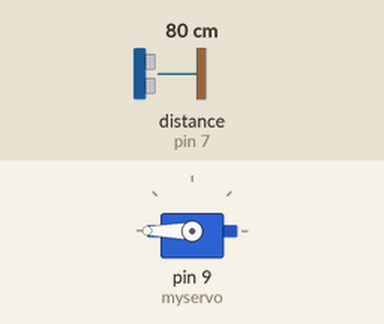
Bench run of a sketch on a simulated Arduino Uno, built with avr-gcc and run on an emulated ATmega328P. Shown: servo. Wiring (inferred from the names in the program): ultrasonic range finder: trigger pin 6; echo pin 7. The inputs (shaded band) are chosen by the test bench; at power-on: distance to the obstacle (sensor on pin 7) 80 cm. The echo pulse lasts 58.3 µs per cm; what the sketch prints to the serial monitor is not drawn.

Above: at 2.8 s.
2.9 s: distance to the obstacle (sensor on pin 7) set to 34 cm
5.6 s: distance to the obstacle (sensor on pin 7) set to 29 cm
At 7.3 s:
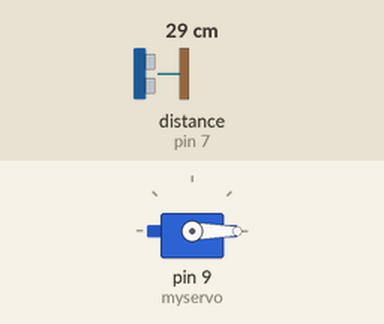
8.3 s: distance to the obstacle (sensor on pin 7) set to 35 cm
At 9.7 s:
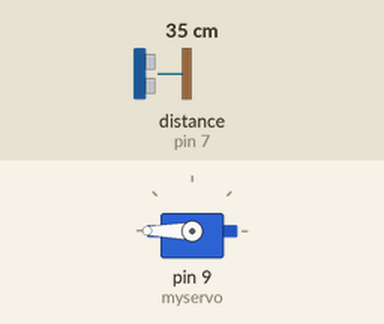
11.0 s: distance to the obstacle (sensor on pin 7) set to 2 cm
At 12.8 s:
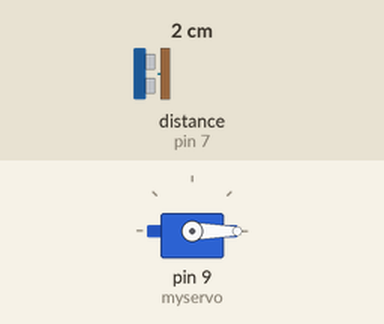
Timing chart, 0 to 14.3 s (numbered marks = the images above; inputs shaded):
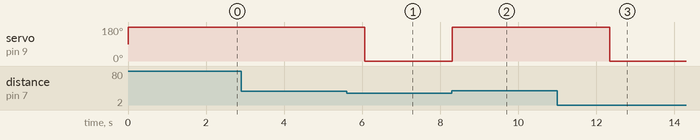

The sketch:

sketch_mar04a.ino
```cpp
#include <Servo.h>

Servo myservo;  // create servo object to control a servo

#define echoPin 7 // attach pin D2 Arduino to pin Echo of HC-SR04
#define trigPin 6 //attach pin D3 Arduino to pin Trig of HC-SR04

// defines variables
long duration; // variable for the duration of sound wave travel
int distance; // variable for the distance measurement
int x = 0;
int pos = 0;

void setup() {
  // put your setup code here, to run once:
 pinMode(trigPin, OUTPUT); // Sets the trigPin as an OUTPUT
  pinMode(echoPin, INPUT); // Sets the echoPin as an INPUT
  Serial.begin(9600); // // Serial Communication is starting with 9600 of baudrate speed
  Serial.println("Ultrasonic Sensor HC-SR04 Test"); // print some text in Serial Monitor
  Serial.println("with Arduino UNO R3");

  myservo.attach(9);  // attaches the servo on pin 9 to the servo object
}


void loop() {
  // put your main code here, to run repeatedly:
digitalWrite(trigPin, LOW);
  delayMicroseconds(2);
  // Sets the trigPin HIGH (ACTIVE) for 10 microseconds
  digitalWrite(trigPin, HIGH);
  delayMicroseconds(10);
  digitalWrite(trigPin, LOW);
  // Reads the echoPin, returns the sound wave travel time in microseconds
  duration = pulseIn(echoPin, HIGH);
  // Calculating the distance
  distance = duration * 0.034 / 2; // Speed of sound wave divided by 2 (go and back)
      Serial.print(distance); //prints

  // Displays the bites on the Serial Monitor

  if (distance > 30)//condition if distance is less than 30cm
  {
    x = x + 1; //number of bites
    Serial.print("bite "); //prints
    Serial.println(x);

    // goes from 0 degrees to 180 degrees
    // in steps of 1 degree
    myservo.write(180);              // tell servo to go to position in variable 'pos'

    delay(15);
    delay(2000);
}

else {
   // goes from 180 degrees to 0 degrees
    myservo.write(0);              // tell servo to go to position in variable 'pos'
    delay(15);


} }
```

Measured:
- the behaviour switches between 32 and 31 cm on distance to the obstacle (sensor on pin 7) (found by bisection; images 0 and 1)
- after the input at 2.9 s, every drawn part: stays the same
- after the input at 5.6 s, servo on pin 9 (myservo): 180° → 0° after 0.46 s
- after the input at 8.3 s, servo on pin 9 (myservo): 0° → 180° at once
- after the input at 11.0 s, servo on pin 9 (myservo): 180° → 0° after 1.3 s
